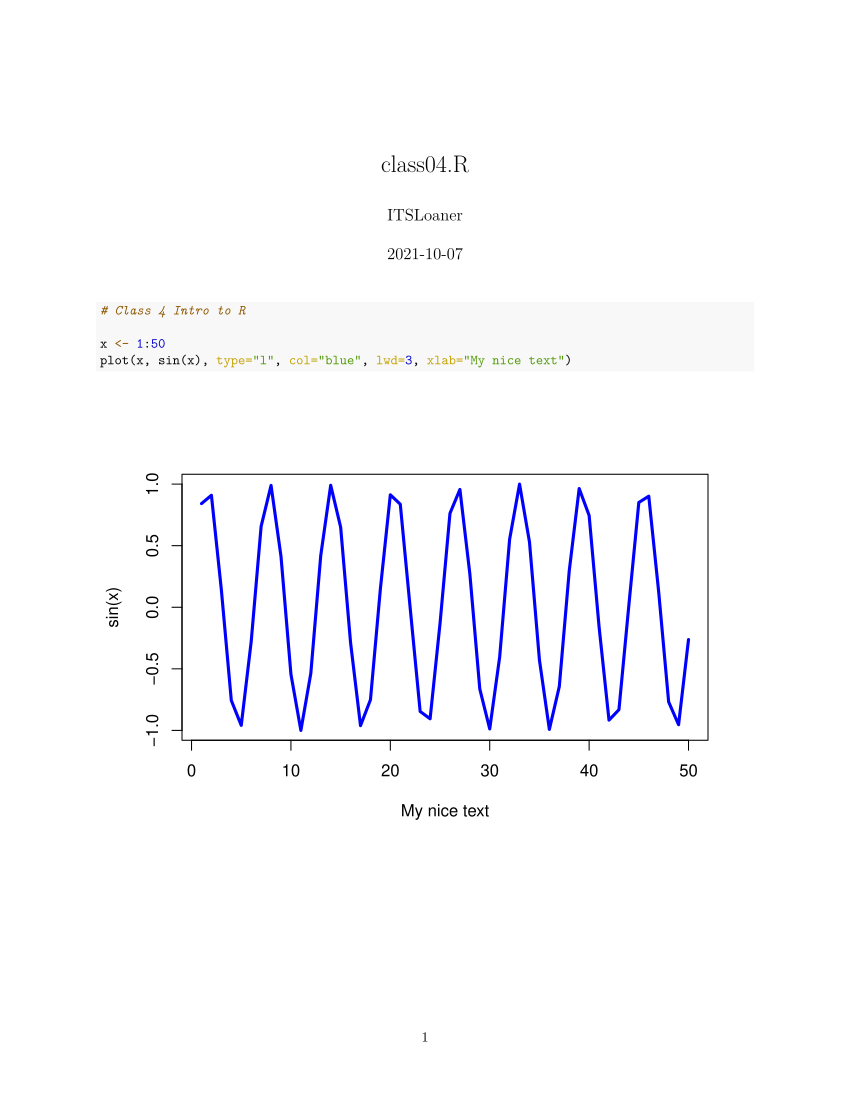

Generate this figure with R:
# Class 4 Intro to R

x <- 1:50
plot(x, sin(x), type="l", col="blue", lwd=3, xlab="My nice text")
